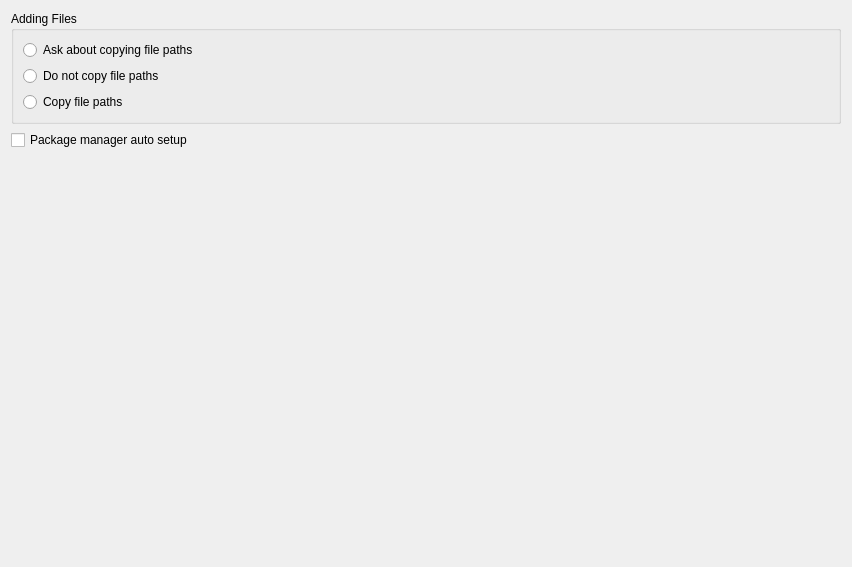
<?xml version="1.0" encoding="UTF-8"?>
<ui version="4.0">
 <class>CMakeProjectManager::Internal::CMakeSpecificSettingForm</class>
 <widget class="QWidget" name="CMakeProjectManager::Internal::CMakeSpecificSettingForm">
  <property name="geometry">
   <rect>
    <x>0</x>
    <y>0</y>
    <width>852</width>
    <height>567</height>
   </rect>
  </property>
  <property name="windowTitle">
   <string notr="true">Form</string>
  </property>
  <layout class="QVBoxLayout" name="verticalLayout_3">
   <item>
    <widget class="QGroupBox" name="groupBox_2">
     <property name="toolTip">
      <string>Determines whether file paths are copied to the clipboard for pasting to the CMakeLists.txt file when you add new files to CMake projects.</string>
     </property>
     <property name="title">
      <string>Adding Files</string>
     </property>
     <layout class="QVBoxLayout" name="verticalLayout_4">
      <item>
       <layout class="QVBoxLayout" name="verticalLayout">
        <item>
         <widget class="QRadioButton" name="alwaysAskRadio">
          <property name="text">
           <string>Ask about copying file paths</string>
          </property>
          <attribute name="buttonGroup">
           <string notr="true">newFileAddedCopyToCpliSettingGroup</string>
          </attribute>
         </widget>
        </item>
        <item>
         <widget class="QRadioButton" name="neverCopyRadio">
          <property name="text">
           <string>Do not copy file paths</string>
          </property>
          <attribute name="buttonGroup">
           <string notr="true">newFileAddedCopyToCpliSettingGroup</string>
          </attribute>
         </widget>
        </item>
        <item>
         <widget class="QRadioButton" name="alwaysCopyRadio">
          <property name="text">
           <string>Copy file paths</string>
          </property>
          <attribute name="buttonGroup">
           <string notr="true">newFileAddedCopyToCpliSettingGroup</string>
          </attribute>
         </widget>
        </item>
       </layout>
      </item>
     </layout>
    </widget>
   </item>
   <item>
    <widget class="QCheckBox" name="packageManagerAutoSetup">
     <property name="toolTip">
      <string>Add the CMAKE_PROJECT_INCLUDE_BEFORE variable pointing to a CMake script that will install dependencies from the conanfile.txt, conanfile.py, or vcpkg.json file from the project source directory.</string>
     </property>
     <property name="text">
      <string>Package manager auto setup</string>
     </property>
    </widget>
   </item>
   <item>
    <spacer name="verticalSpacer">
     <property name="orientation">
      <enum>Qt::Vertical</enum>
     </property>
     <property name="sizeHint" stdset="0">
      <size>
       <width>20</width>
       <height>40</height>
      </size>
     </property>
    </spacer>
   </item>
  </layout>
 </widget>
 <resources/>
 <connections/>
 <buttongroups>
  <buttongroup name="newFileAddedCopyToCpliSettingGroup"/>
 </buttongroups>
</ui>
